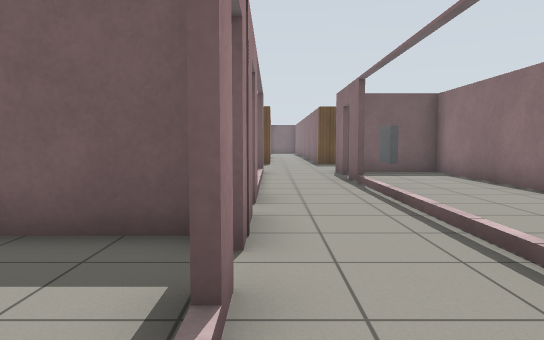
view 1 (above)

24 first-person views from a walk through a Gazebo world. The camera is 0.94 m above the floor, tilts 4° down and sees 70° across. The floor is counted in squares, 1 m on a side. Each view is taken from the middle of a square. On the plan, view 1 faces up. The plan holds only what a view shows up to about 13 squares ahead; the rest is blank. The robots in the file are not drawn. Gazebo's built-in surfaces are drawn with simple patterns.

view 2
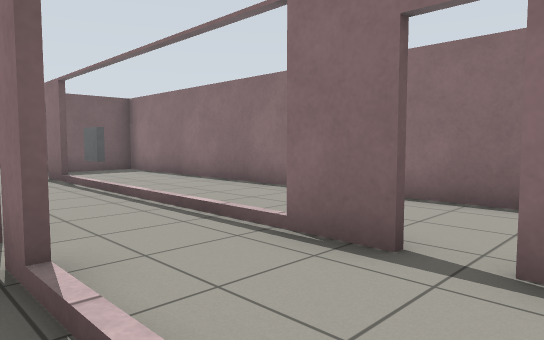

view 3
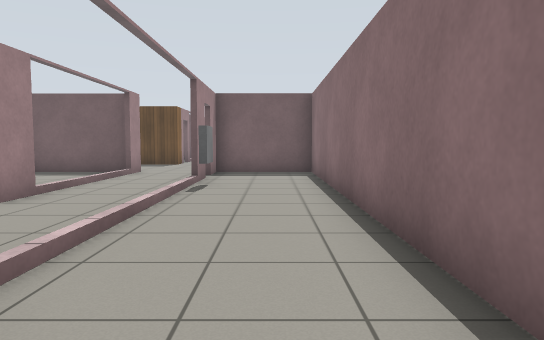

view 4
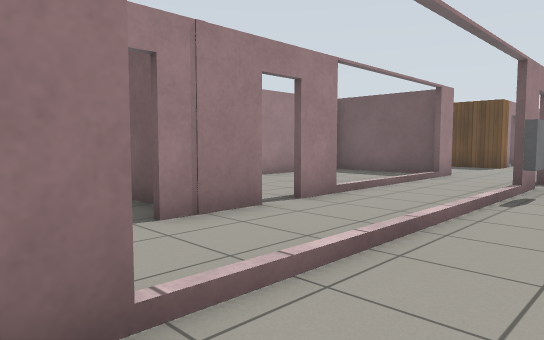

view 5
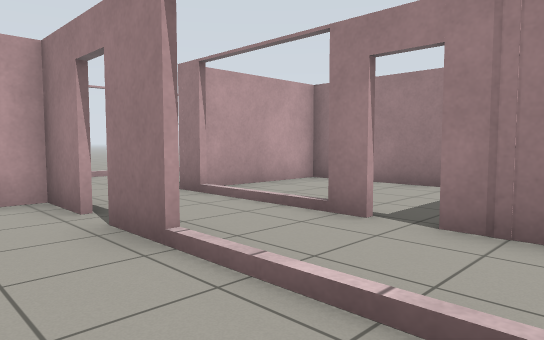

view 6
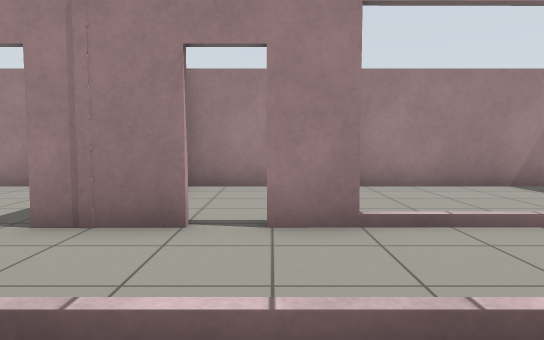

view 7
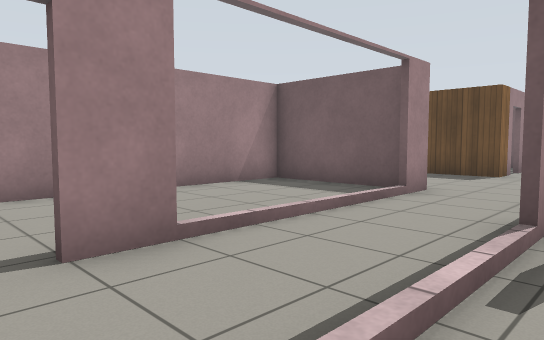

view 8
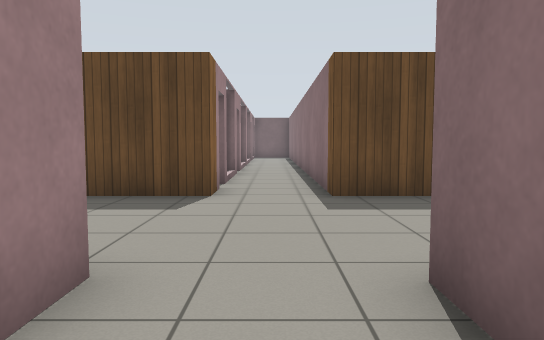

view 9
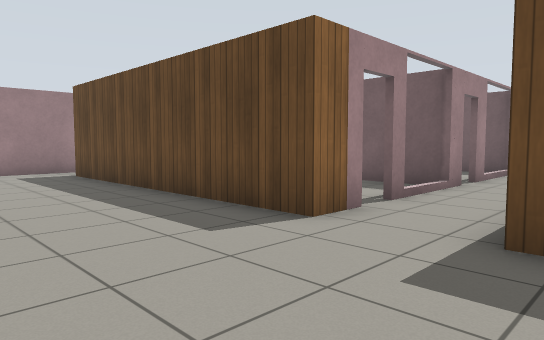

view 10
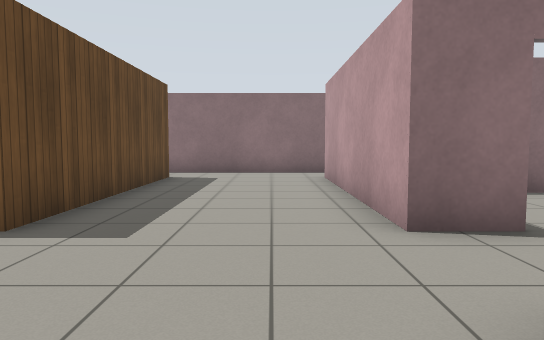

view 11
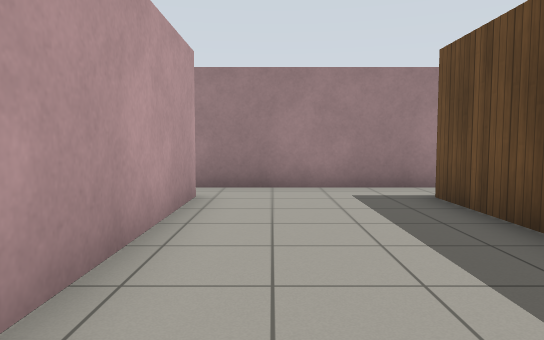

view 12
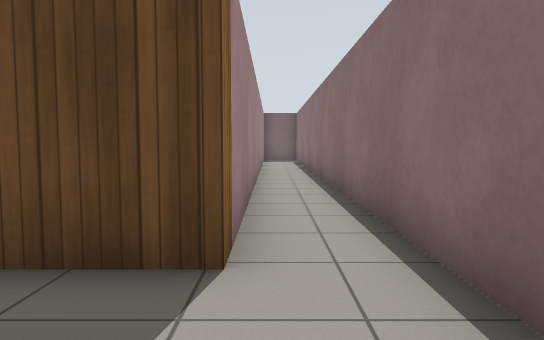

view 13
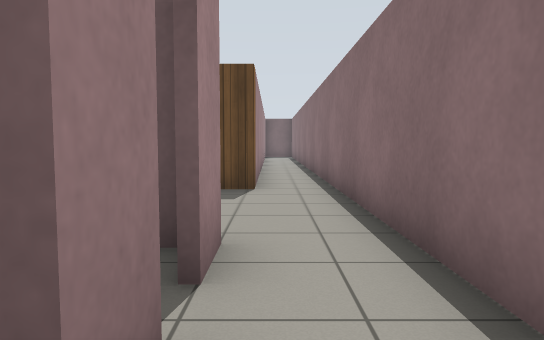

view 14
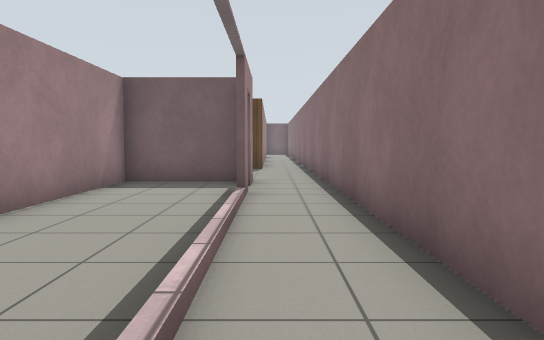

view 15
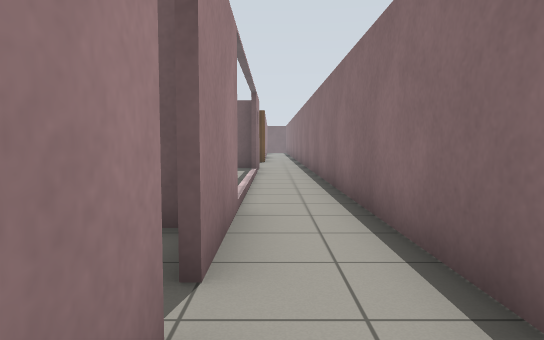

view 16
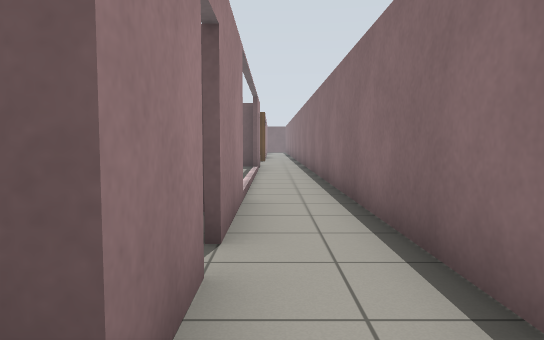

view 17
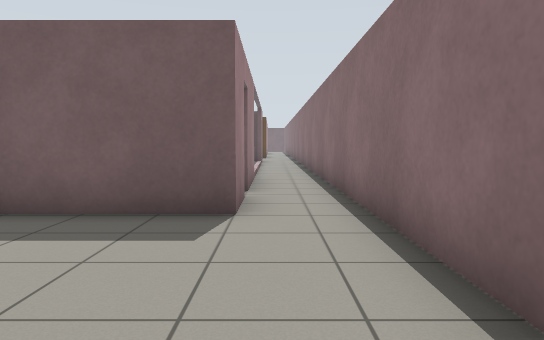

view 18
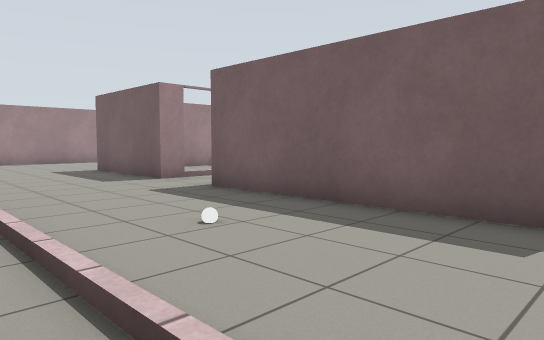

view 19
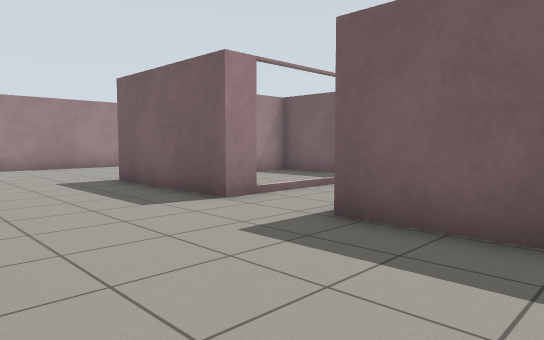

view 20
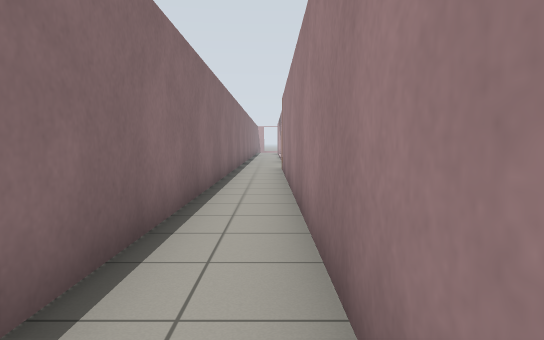

view 21
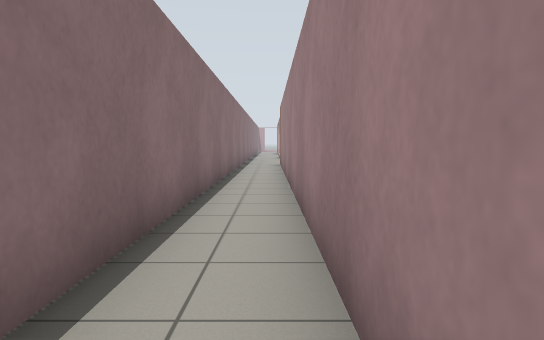

view 22
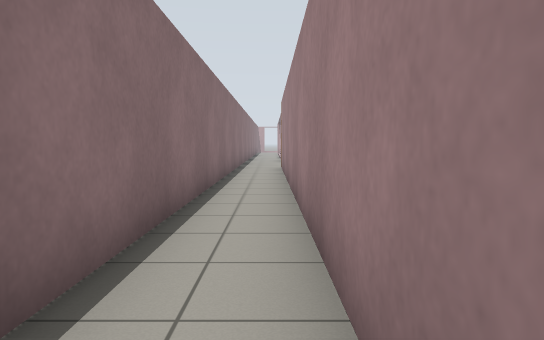

view 23
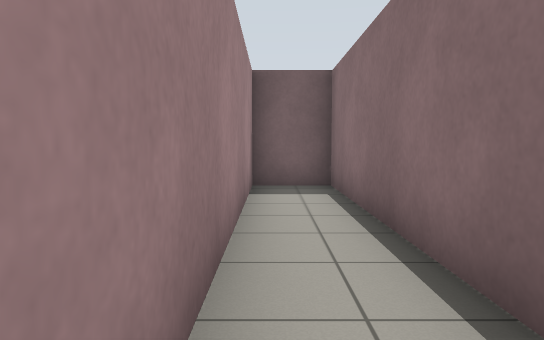

view 24
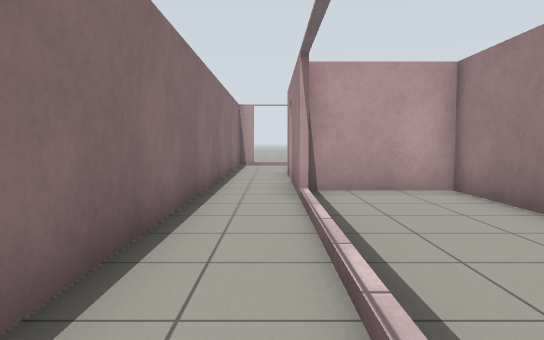

### Floor plan
Key: @ floor where view 1 was taken; # wall or solid block; . floor; / step, stairs or slope; D open door; W window; B white ball.
Columns run from 10 left of view 1 to 10 right of it. Each row starts with its distance up from view 1.
 35                   ###
 34                   #.#
 33                   #.#
 32                   #.#
 31                   #.#
 30                   #.#
 29                   #.#
 28                   #.#
 27                   #.#
 26         ###       #.#
 25          ..       #.#
 24          ..       #.#
 23           D.#     #.#
 22          #D.#     #.#
 21           ..#     #.#
 20          ...#     #.#
 19          .D.#     #.#
 18 #         D.#     #.#
 17 ###########.#######.#
 16 #...................#
 15 #...................#
 14 #...................#
 13 ###########.........#
 12 #     #...#.#######.#
 11       #.....D..#..DD#
 10       #.....#..#..#.#
  9      ##.....#..#....#
  8      #....../W.#....#
  7      ##...../..#....#
  6       #...D./..#....#
  5       #...D./..#....#
  4       #####./..#....#
  3       #...D./..#..#.#
  2       #...#./..####.#
  1       #.....#..#  #.#
  0       #...@.D..#  DD#
 -1   ... #.....#. #  #.#
 -2  .....#####.#######.#
 -3 #...................#
 -4   .............B....#
 -5       ..............#
 -6           /////////
 -7                 .. .

Positions as (right, up) in squares from view 1, and headings:
1: (0, 0), facing up
2: (-1, -1), facing up-right
3: (4, 0), facing up
4: (4, 1), facing up-left
5: (4, 5), facing down-left
6: (4, 6), facing left
7: (3, 5), facing up-left
8: (1, 10), facing up
9: (3, 13), facing up-left
10: (-2, 14), facing right
11: (-2, 14), facing left
12: (9, 14), facing up
13: (9, 9), facing up
14: (9, 3), facing up
15: (9, -2), facing up
16: (9, -3), facing up
17: (9, -7), facing up
18: (9, -7), facing up-left
19: (5, -6), facing up-left
20: (9, 31), facing down
21: (9, 34), facing down
22: (9, 32), facing down
23: (9, 26), facing up
24: (9, 10), facing down
